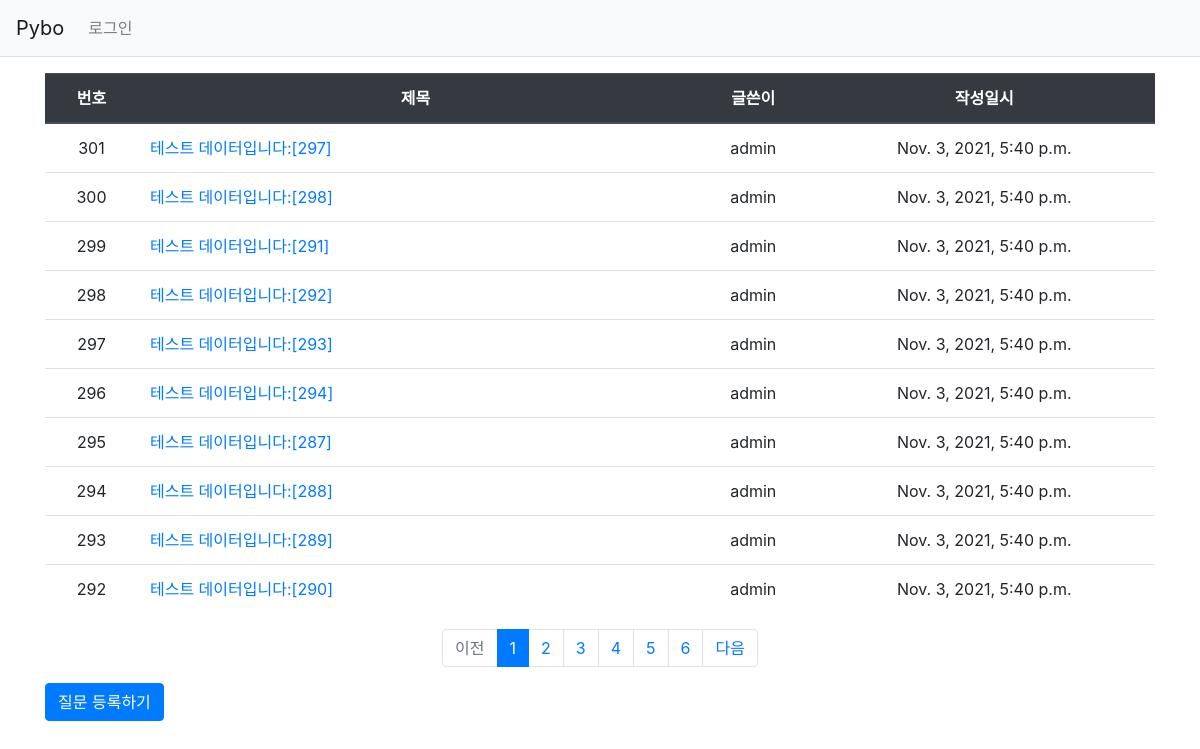
Before: /pybo/ with the older database file.
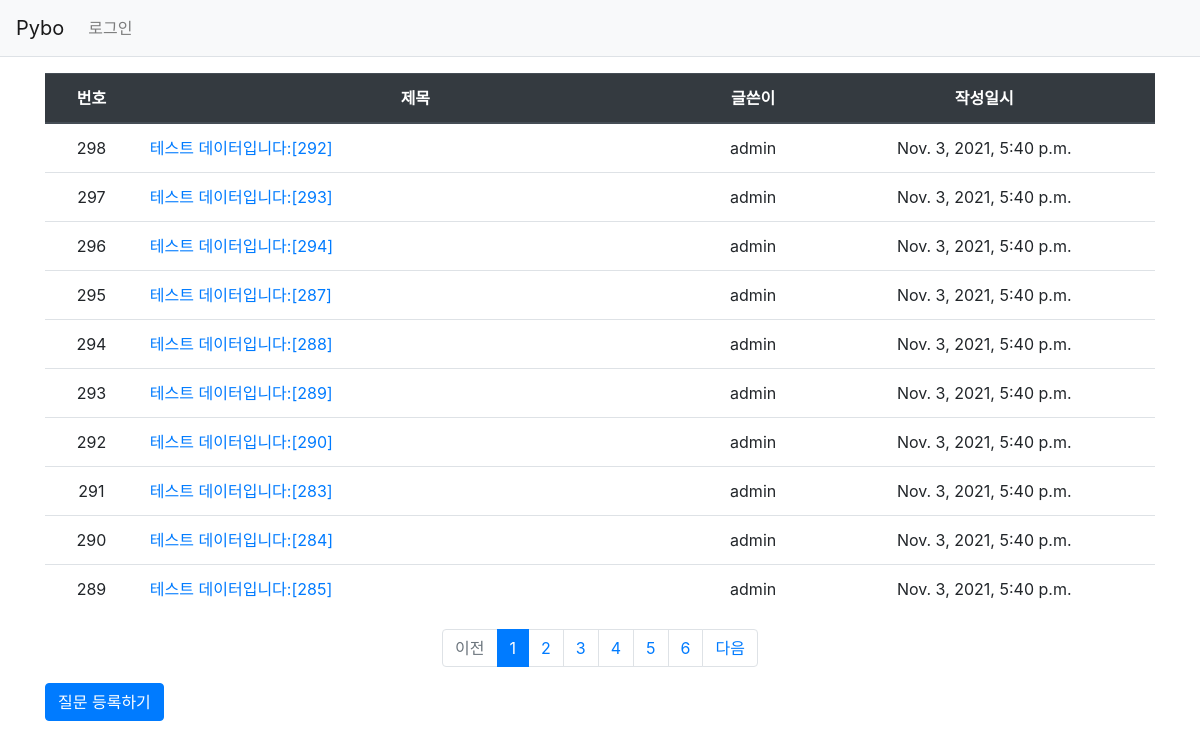
After: the same page with the newer database file.
### pybo/models.py (models this page shows, shortened)
class Question(models.Model):
    author = models.ForeignKey(User, on_delete=models.CASCADE) #on_delete=models.CASCADE는 계정이 삭제되면 이 계정이 작성한 질문을 모드 삭제하라는 의미이다.
    modify_date = models.DateTimeField(null=True, blank=True) #null=True modify_date 칼럼에 null을 허용한다는 의미, blank=True는 form.is_valid(0를 통한 입력 테이터검사 시 값이 없어도 된다는 의미
    subject = models.CharField(max_length=200)
    content = models.TextField()
    create_date = models.DateTimeField()

### pybo/views/base_views.py (the view)
# urls.py: path('', base_views.index, name='index'),  # '/' 에 해당되는 path
def index(request): #return  render를 통해 question_list.html을 필요한 내용을 주고 render
    page = request.GET.get('page',1) # 페이지
    question_list = Question.objects.order_by('-create_date')
    paginator = Paginator(question_list, 10) #페이지당 10개
    page_obj = paginator.get_page(page) #paginator를 이용하여 요청된 페이지에 해당되는 page_obj 를 생성
    context = {'question_list':page_obj}
    return render(request, 'pybo/question_list.html', context)

### pybo/templatetags/pybo_filter.py (called while the page is built)
@register.filter
def sub(value, arg):
    return value - arg

### templates/pybo/question_list.html (shortened to what this page needs)
{% extends 'base.html' %}
{% load pybo_filter %}
{% block content %}
<div class="container my-3">
    <table class="table">
        <thead>
        <tr class="text-center thead-dark">
            <th>번호</th>
            <th style="width:50%">제목</th>
            <th>글쓴이</th>
            <th>작성일시</th>
        </tr>
        </thead>
        <tbody>
        {% if question_list %}
        {% for question in question_list %}
        <tr class="text-center">
            <td>
                {{ question_list.paginator.count|sub:question_list.start_index|sub:forloop.counter0|add:1 }}
            </td>
            <td class="text-left">
                <a href="{% url 'pybo:detail' question.id %}">{{ question.subject }}</a>
            </td>
            <td>{{ question.author.username }}</td>
            <td>{{ question.create_date }}</td>
        </tr>
        {% endfor %}
        {% else %}
        <tr>
            <td colspan="3">질문이 없습니다.</td>
        </tr>
        {% endif %}
        </tbody>
    </table>
    <ul class="pagination justify-content-center">
        {% if question_list.has_previous %}
        <li class="page-item">
            <a class="page-link" href="?page={{ question_list.previous_page_number }}">이전</a>
        </li>
        {% else %}
        <li class="page-item disabled">
            <a class="page-link" tabindex="-1" aria-disabled="true" href="#">이전</a>
        </li>
        {% endif %}
        {% for page_number in question_list.paginator.page_range %}
        {% if page_number >= question_list.number|add:-5 and page_number <= question_list.number|add:5 %}
            {% if page_number == question_list.number %}
            <li class="page-item active" aria-current="page">
                <a class="page-link" href="?page={{ page_number }}">{{ page_number }}</a>
            </li>
            {% else %}
            <li class="page-item">
                <a class="page-link" href="?page={{ page_number }}">{{ page_number }}</a>
            </li>
            {% endif %}
        {% endif %}
        {% endfor %}
        {% if question_list.has_next %}
        <li class="page-item">
            <a class="page-link" href="?page={{ question_list.next_page_number }}">다음</a>
        </li>
        {% else %}
        <li class="page-item disabled">
            <a class="page-link" tabindex="-1" aria-disabled="true" href="#">다음</a>
        </li>
        {% endif %}
    </ul>
    <a href="{% url 'pybo:question_create' %}" class="btn btn-primary">질문 등록하기</a>
</div>
{% endblock %}

Changed rows visible on the page:
removed Question: paginator.count|sub "301", subject "테스트 데이터입니다:[297]", author.username "admin", create_date "Nov. 3, 2021, 5:40 p.m."
removed Question: paginator.count|sub "300", subject "테스트 데이터입니다:[298]", author.username "admin", create_date "Nov. 3, 2021, 5:40 p.m."
removed Question: paginator.count|sub "299", subject "테스트 데이터입니다:[291]", author.username "admin", create_date "Nov. 3, 2021, 5:40 p.m."
now on this page (row unchanged): Question: paginator.count|sub "291", subject "테스트 데이터입니다:[283]", author.username "admin", create_date "Nov. 3, 2021, 5:40 p.m."
now on this page (row unchanged): Question: paginator.count|sub "290", subject "테스트 데이터입니다:[284]", author.username "admin", create_date "Nov. 3, 2021, 5:40 p.m."
now on this page (row unchanged): Question: paginator.count|sub "289", subject "테스트 데이터입니다:[285]", author.username "admin", create_date "Nov. 3, 2021, 5:40 p.m."
